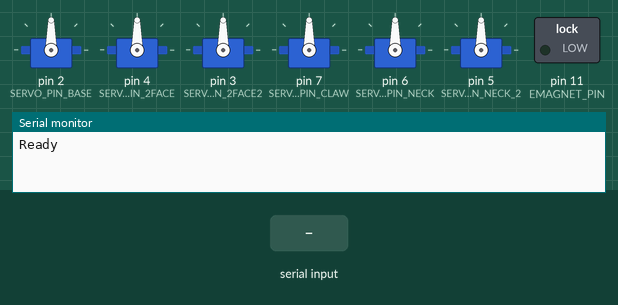
This sketch was run on a simulated Arduino Uno, built with avr-gcc and run on an emulated ATmega328P. Parts: 6 × servo, switched loads named in the sketch (green lamp = pin HIGH), the last lines printed to the serial monitor. The test bench sets the inputs (shaded band).

Above: at 1.2 s.
1.3 s: byte 122 (CMD_EMAGNET_ON) received over Serial
At 1.8 s:
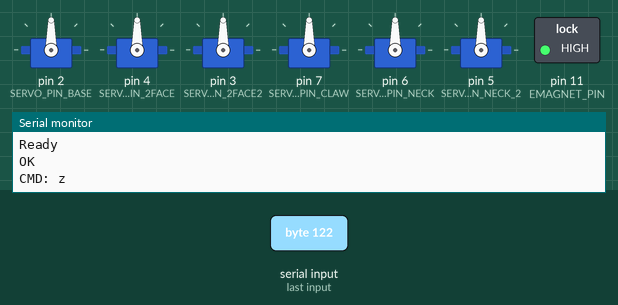
2.8 s: byte 116 (CMD_SERVO_CLAW_CLOSE) received over Serial
At 3.8 s:
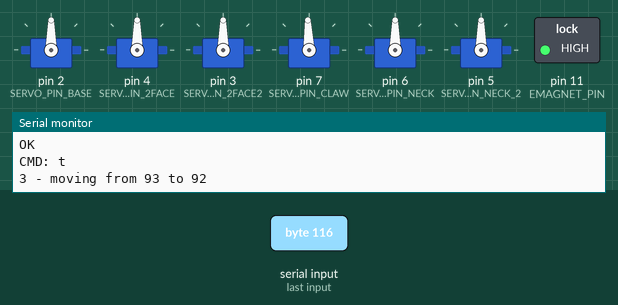
4.3 s: byte 103 (CMD_SERVO_CLAW_OPEN) received over Serial
At 5.0 s:
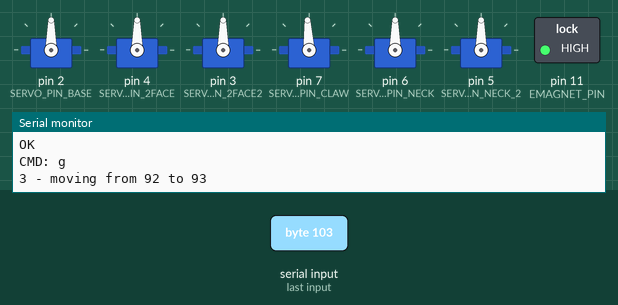
5.8 s: byte 114 (CMD_SERVO_NECK_LEFT) received over Serial
At 6.2 s:
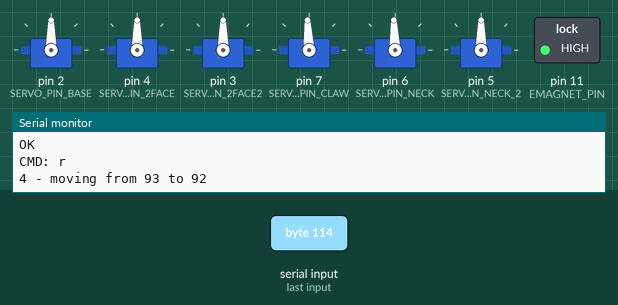
7.3 s: byte 102 (CMD_SERVO_NECK_RIGHT) received over Serial
At 8.5 s:
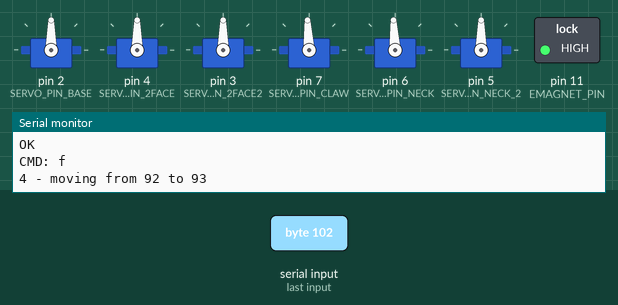
8.8 s: byte 101 (CMD_SERVO_NECK_UP) received over Serial
At 9.8 s:
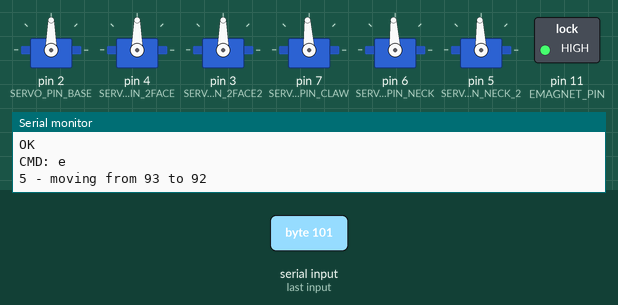
Timing chart, 0 to 11.3 s (numbered marks = the images above; inputs shaded):
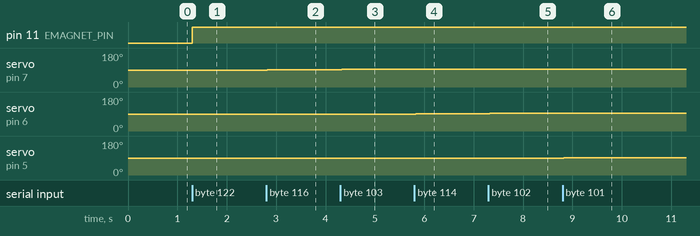

The sketch:

arduino.ino
```cpp
#include "common.h"

int nr_runs = 2;


void setup()
{
	Serial.begin(9600);

	servos_setup();

	bt_setup();

	i2c_setup();

	pinMode(EMAGNET_PIN, OUTPUT);
	digitalWrite(EMAGNET_PIN, LOW);

	Serial.println("Ready");
}


void loop()
{
/*
	if(nr_runs) {
//		servo_to(S_2FACE, MAX_POS);
//		servo_to(S_2FACE, MIN_POS);

//		servo_to(S_BASE, MAX_POS);
//		servo_to(S_BASE, MIN_POS);

//		servo_to(S_CLAW, 145);
//		servo_to(S_CLAW, 50);
//		delay(2000);

		if(!--nr_runs) {
//			system_halt();
//			servo_to(S_2FACE, END_POS);
//			servo_to(S_BASE, END_POS);
//			servo_to(S_CLAW, END_POS);
		}
	}
*/

	servos_loop();

//	bt_loop();

	i2c_loop();

	control_action(Serial);
}
```

bt.ino
```cpp
#include <SoftwareSerial.h>
#include "common.h"


static SoftwareSerial my_bt_serial(BT_PIN_TX, BT_PIN_RX);


void bt_setup()
{
	my_bt_serial.begin(BT_BAUD);
}


void bt_loop()
{
  if (control_test_bt())
    my_bt_serial.println("[bping]");

#if 1
  if (my_bt_serial.available())
    Serial.println("[bt]");
  control_action(my_bt_serial);
#else
  while (my_bt_serial.available())
  {
    int ch = my_bt_serial.read();
    Serial.print("--bt: ");
    Serial.println(ch);
  }
#endif
}
```

common.h
```cpp
#ifndef __MY_COMMON_H__
#define __MY_COMMON_H__


#define SERVO_PIN_CLAW		7
#define SERVO_PIN_NECK		6
#define SERVO_PIN_NECK_2	5
#define SERVO_PIN_2FACE		4
#define SERVO_PIN_2FACE2	3
#define SERVO_PIN_BASE		2

#define EMAGNET_PIN 11


#define DEBUG_SERVO_POS(x,y,z) Serial.print("S_TO["); Serial.print(x); Serial.print("]: "); Serial.print(y); Serial.print(" to "); Serial.println(z);


#define BT_PIN_TX	13
#define BT_PIN_RX	12
#define BT_BAUD		9600


#define NR_SERVOS  6
#define S_BASE    0
#define S_2FACE   1
#define S_2FACE2  2
#define S_CLAW    3
#define S_NECK_LR    4
#define S_NECK_2  5


#define I2C_ADDR 8


#endif
```

control.ino
```cpp
#define CMD_PING	'p'
#define CMD_CONFIG	'c'
#define CMD_STATUS 'y'
#define CMD_EXIT	'x'
#define CMD_HELP '?'
#define CMD_BT_PING 'b'

// qwertzu?
#define CMD_SERVO_BODY_LEFT	'q'
#define CMD_SERVO_BODY_RIGHT	'a'
#define CMD_SERVO_BODY_UP	'w'
#define CMD_SERVO_BODY_DOWN	's'
#define CMD_SERVO_NECK_UP	'e'
#define CMD_SERVO_NECK_DOWN	'd'
#define CMD_SERVO_NECK_LEFT	'r'
#define CMD_SERVO_NECK_RIGHT	'f'
#define CMD_SERVO_CLAW_CLOSE	't'
#define CMD_SERVO_CLAW_OPEN	'g'

#define CMD_EMAGNET_ON 'z'
#define CMD_EMAGNET_OFF 'h'

#define HELP_REPLY_0 "p.ing c.onfig y:status e.x.it"
#define HELP_REPLY_1 "body qa: left/right\nbody ws: up/down\nhead ed: up/down\nhead rf: left/right\nhead tg: open/close"
#define HELP_REPLY_2 "magnet zh: on/off"


static bool bt_ping = false;


void control_action(Stream& io)
{
  while (io.available())
  {
    char ch = io.read();
    control_run_command(ch, io);
  }
}

static void control_run_command(char ch, Stream& io)
{
	switch (ch)
	{
	case CMD_SERVO_CLAW_CLOSE:
		servo_left(S_CLAW);
		io.println("OK");
		break;
	case CMD_SERVO_CLAW_OPEN:
		servo_right(S_CLAW);
		io.println("OK");
		break;

	case CMD_SERVO_NECK_LEFT:
		servo_left(S_NECK_LR);
		io.println("OK");
		break;
	case CMD_SERVO_NECK_RIGHT:
		servo_right(S_NECK_LR);
		io.println("OK");
		break;

	case CMD_SERVO_NECK_UP:
		servo_left(S_NECK_2);
		io.println("OK");
		break;
	case CMD_SERVO_NECK_DOWN:
		servo_right(S_NECK_2);
		io.println("OK");
		break;

	case CMD_SERVO_BODY_UP:
		servo_left(S_2FACE);
		io.println("OK");
		break;
	case CMD_SERVO_BODY_DOWN:
		servo_right(S_2FACE);
		io.println("OK");
		break;

	case CMD_SERVO_BODY_LEFT:
		servo_left(S_BASE);
    //servo_to_min(S_BASE);
		io.println("OK");
		break;
	case CMD_SERVO_BODY_RIGHT:
		servo_right(S_BASE);
    //servo_to_max(S_BASE);
		io.println("OK");
		break;

  case CMD_EMAGNET_ON:
    digitalWrite(EMAGNET_PIN, HIGH);
    io.println("OK");
    break;
  case CMD_EMAGNET_OFF:
    digitalWrite(EMAGNET_PIN, LOW);
    io.println("OK");
    break;

	case CMD_PING:
		io.println("pong");
		break;
	case CMD_CONFIG:
		io.println("NONE");
		break;
	case CMD_EXIT:
		io.println("OK");
		system_stop();
		break;
  case CMD_STATUS:
    print_status(io);
    break;
  case CMD_HELP:
	  io.println(HELP_REPLY_0);
	  io.println(HELP_REPLY_1);
	  io.println(HELP_REPLY_2);
    io.println(":)");
    print_status(io);
    break;

  case CMD_BT_PING:
    bt_ping = true;
    break;

	default:
		ch = 0;
	}

	if (ch) {
		Serial.print("CMD: ");
		Serial.print(ch);
		Serial.println();
	}
}


void print_status(Stream& io)
{
  servos_status(io);
  io.print("magnet ");
  io.println(digitalRead(EMAGNET_PIN));
}


bool control_test_bt()
{
  bool b = bt_ping;
  bt_ping = false;
  return b;
}
```

i2c.ino
```cpp
#include <Wire.h>


#define I2C_MAX_BUF 80
static char i2c_buffer[I2C_MAX_BUF];
static uint8_t i2c_buffer_len = 0;


void i2c_setup()
{
	Wire.begin(I2C_ADDR);
	Wire.onReceive(i2c_recv);
}


void i2c_recv(int num_bytes)
{
	while (Wire.available())
	{
		if (i2c_buffer_len < I2C_MAX_BUF)
		{
			i2c_buffer[i2c_buffer_len++] = Wire.read();
		}
	}
}


void i2c_loop()
{
	for (uint8_t i = 0; i < i2c_buffer_len; ++i)
	{
//		Serial.println((int)i2c_buffer[i]);
		control_run_command(i2c_buffer[i], Serial);
	}

	i2c_buffer_len = 0;
}
```

servos.ino
```cpp
#include <Servo.h>

Servo my_servos[NR_SERVOS];

struct servo_pos_t {
  int min;
  int max;
  int now;
  int wanted;
};
struct servo_pos_t servo_pos[NR_SERVOS];


#define MAX_POS 160
#define MIN_POS 20
#define END_POS 93

#define SERVOS_LOOP_INTERVAL 30
unsigned long servos_last_access = 0;


void servos_setup()
{
  for (int i=0; i<NR_SERVOS; ++i)
  {
    servo_pos[i].min = MIN_POS;
    servo_pos[i].max = MAX_POS;
    servo_pos[i].now = END_POS;
    servo_pos[i].wanted = END_POS;
  }

  my_servos[S_BASE].attach(SERVO_PIN_BASE);
  my_servos[S_2FACE].attach(SERVO_PIN_2FACE);
  my_servos[S_2FACE2].attach(SERVO_PIN_2FACE2);
  my_servos[S_CLAW].attach(SERVO_PIN_CLAW);
  my_servos[S_NECK_LR].attach(SERVO_PIN_NECK);
  my_servos[S_NECK_2].attach(SERVO_PIN_NECK_2);

  servo_pos[S_BASE].min = 40;
  servo_pos[S_BASE].max = 140;

  servo_pos[S_2FACE].min = 40;
  servo_pos[S_2FACE].max = 140;

  servo_pos[S_CLAW].min = 60;
  servo_pos[S_CLAW].max = 170;

  servo_pos[S_NECK_LR].min = 40;
  servo_pos[S_NECK_LR].max = 140;

  servo_pos[S_NECK_2].min = 40;
  servo_pos[S_NECK_2].max = 140;
}


void servos_loop()
{
  if ((unsigned long)(millis() - servos_last_access) < SERVOS_LOOP_INTERVAL)
  {
    return;
  }
  servos_last_access = millis();

  for (int i=0; i<NR_SERVOS; ++i)
  {
    if (servo_pos[i].now != servo_pos[i].wanted)
    {
      Serial.print(i);
      Serial.print(" - moving from ");
      Serial.print(servo_pos[i].now);
      Serial.print(" to ");
      Serial.print(servo_pos[i].wanted);
      Serial.println();

      int pos = servo_pos[i].now + (servo_pos[i].wanted < servo_pos[i].now ? -1 : +1);
      servo_set_to(i, pos);
    }
  }
}

void servos_status(Stream& io)
{
  for(int i=0; i<NR_SERVOS; ++i) {
    io.print(i);
    io.print("=");
    io.print(servo_pos[i].min);
    io.print(",");
    io.print(servo_pos[i].max);
    io.print(",");
    io.print(servo_pos[i].now);
    io.print(",");
    io.print(servo_pos[i].wanted);
    io.println();
  }
}


void system_powerdown()
{
  for(int i=0; i<NR_SERVOS; ++i) {
    my_servos[i].detach();
  }
}


void system_stop()
{
  for(int i=0; i<NR_SERVOS; ++i) {
    servo_pos[i].wanted = END_POS;
  }
}


void servo_to_max(int id)
{
  Serial.print(id);
  Serial.println(" to max");
  servo_pos[id].wanted = servo_pos[id].max;
}


void servo_to_min(int id)
{
  Serial.print(id);
  Serial.println("to min");
  servo_pos[id].wanted = servo_pos[id].min;
}


void servo_set_to(int id, int pos)
{
  if(id==S_2FACE2) {
    return;
  }

  if(id == S_2FACE)
  {
    servo_pos[S_2FACE2].now = pos;
    my_servos[S_2FACE2].write(pos);
  }
  servo_pos[id].now = pos;
  my_servos[id].write(pos);
}


void servo_left(int id)
{
  if (id==S_2FACE2) {
    return;
  }

  int new_pos = servo_pos[id].now - 1;
  new_pos = servo_pos[id].wanted - 1;
  DEBUG_SERVO_POS(id, -1, new_pos);
  if (new_pos > servo_pos[id].min)
  {
    servo_pos[id].wanted = new_pos;
    if (id==S_2FACE) {
      servo_pos[S_2FACE2].wanted = new_pos;
    }
  }
}


void servo_right(int id)
{
  if (id==S_2FACE2) {
    return;
  }

  int new_pos = servo_pos[id].now + 1;
  new_pos = servo_pos[id].wanted + 1;
  DEBUG_SERVO_POS(id, -1, new_pos);
  if (new_pos < servo_pos[id].max) {
    servo_pos[id].wanted = new_pos;
    if (id==S_2FACE) {
      servo_pos[S_2FACE2].wanted = new_pos;
    }
  }

}
```

Measured:
- after the input at 1.3 s, pin 11 (EMAGNET_PIN): LOW → HIGH at once
- after the input at 2.8 s, servo on pin 7 (SERVO_PIN_CLAW): 90° → 92° at once
- after the input at 4.3 s, servo on pin 7 (SERVO_PIN_CLAW): 92° → 93° at once
- after the input at 5.8 s, servo on pin 6 (SERVO_PIN_NECK): 90° → 92° at once
- after the input at 7.3 s, servo on pin 6 (SERVO_PIN_NECK): 92° → 93° at once
- after the input at 8.8 s, servo on pin 5 (SERVO_PIN_NECK_2): 90° → 92° at once
